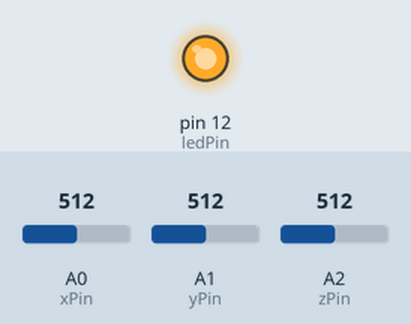
Recording of a sketch running on a simulated Arduino Uno, built with avr-gcc and run on an emulated ATmega328P. Shown: output pins drawn as LEDs (lit = HIGH). Inputs (shaded band) come from the test bench; at power-on: A0 (xPin) = 512, A1 (yPin) = 512, A2 (zPin) = 512.

Above: at 1.2 s.
1.3 s: A0 (xPin) set to 531
At 1.9 s:
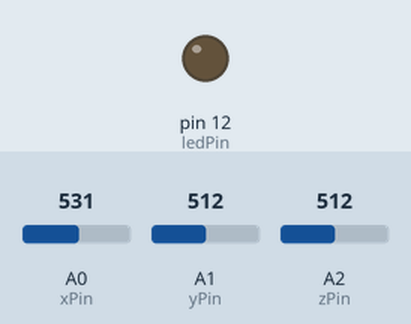
2.8 s: A0 (xPin) set to 511
At 3.4 s:
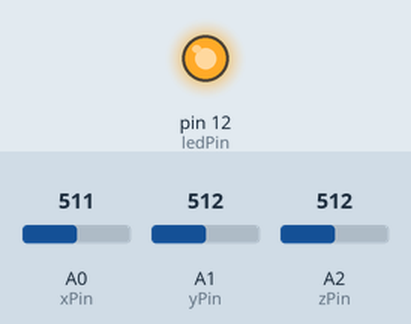
4.3 s: A0 (xPin) set to 306
At 5.7 s:
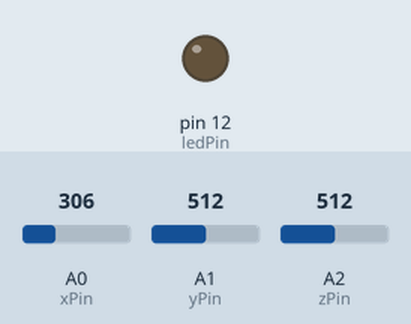
Timing chart, 0 to 7.3 s (numbered marks = the images above; inputs shaded):
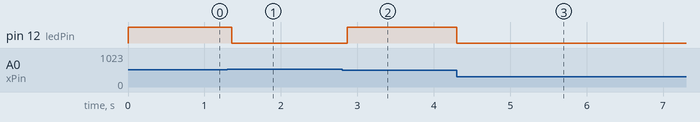

Measured:
- the behaviour switches between 521 and 522 on A0 (xPin) (found by bisection; images 0 and 1)
- after the input at 1.3 s, pin 12 (ledPin): HIGH → LOW after 0.06 s
- after the input at 2.8 s, pin 12 (ledPin): LOW → HIGH after 0.07 s
- after the input at 4.3 s, pin 12 (ledPin): HIGH → LOW at once

The sketch:

124-challenge-which-way-is-up.ino
```cpp
const int xPin = A0;
const int yPin = A1;
const int zPin = A2;
const int ledPin = 12;

// Volts per G-force
const double sensitivity = 0.34;

const double volts = 3.3;
const int ADC_UNITS = 1023;

double x, y, z;

void setup() {
  pinMode(ledPin, OUTPUT);
  analogReference(EXTERNAL);
}

void loop() {
  x = readAccelerometer(xPin);
  y = readAccelerometer(yPin);
  z = readAccelerometer(zPin);

  if (isInRange(x,  0.1) && isInRange(y, 0.1) && isInRange(z, 1.01, 0)) {
    digitalWrite(ledPin, HIGH);
  } else {
    digitalWrite(ledPin, LOW);
  }
  delay(75);
}

float readAccelerometer(int pin) {
  return (analogRead(pin) - ADC_UNITS / 2) * volts / (sensitivity * ADC_UNITS);
}

bool isInRange(double val, double reference) {
  return val <= reference && val >= -reference;
}

bool isInRange(double val, double reference1, double reference2) {
  return val <= reference1 && val >= reference2;
}
```
